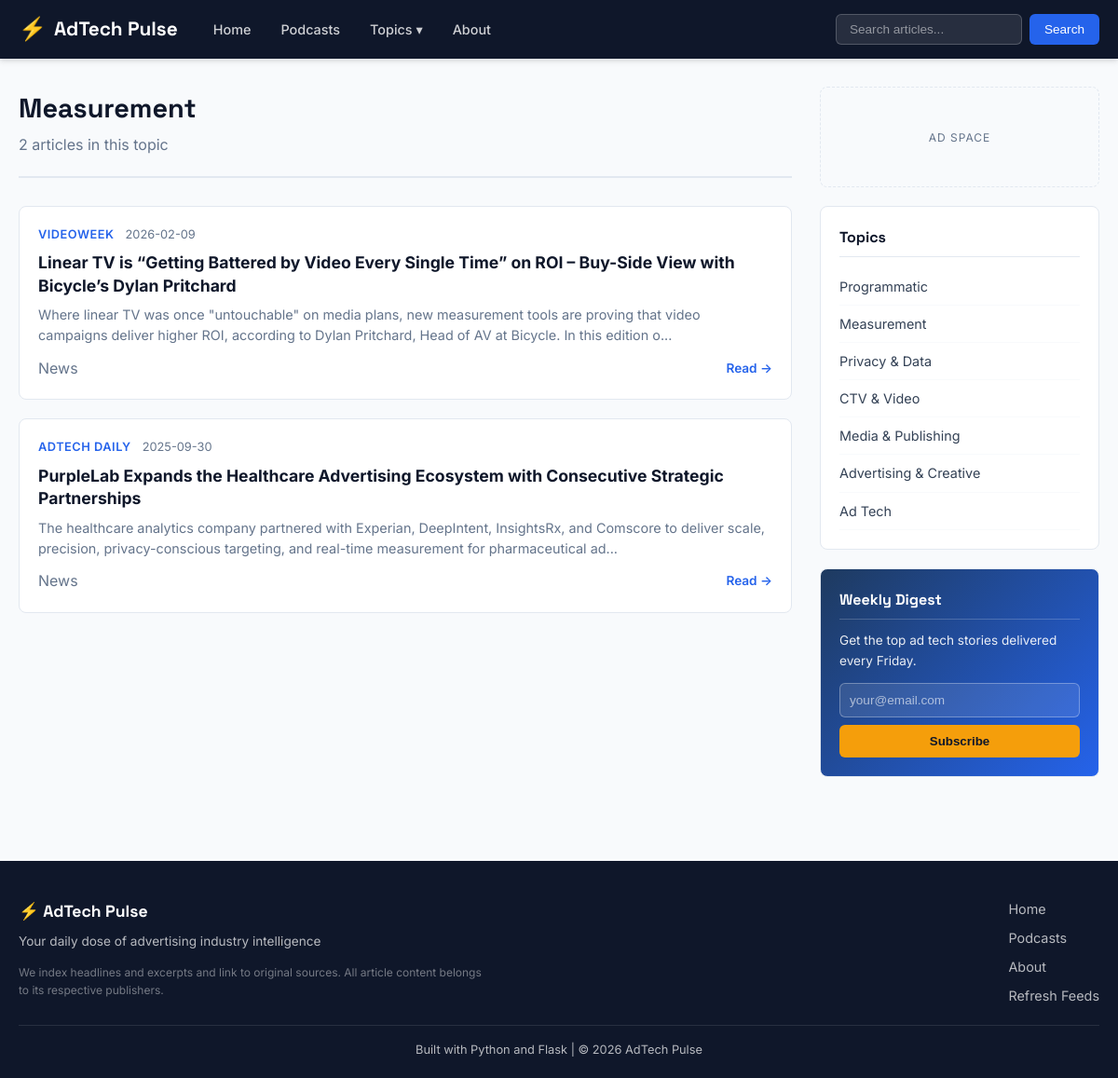
Screenshot of /category/measurement with the database file from the repository.
### tables this page shows
CREATE TABLE articles (
            id INTEGER PRIMARY KEY AUTOINCREMENT,
            title TEXT NOT NULL,
            link TEXT UNIQUE NOT NULL,
            description TEXT,
            source_name TEXT,
            source_type TEXT DEFAULT 'news',
            category TEXT DEFAULT 'general',
            published_date TEXT,
            fetched_date TEXT,
            audio_url TEXT,
            audio_duration TEXT,
            sentiment_score REAL DEFAULT 0.0,
            is_trending INTEGER DEFAULT 0
        );

### app.py (the view)
@app.route("/category/<category_name>")
def category(category_name):
    category_info = CATEGORIES.get(category_name, {})
    display_name = category_info.get("display_name", category_name.title())
    articles = get_latest_articles(limit=30, category=category_name)
    return render_template(
        "category.html",
        articles=articles,
        category_name=category_name,
        display_name=display_name,
        page_title=display_name,
    )

### app.py (called while the page is built)
@app.context_processor
def inject_globals():
    return {
        "app_name": APP_NAME,
        "app_tagline": APP_TAGLINE,
        "categories": CATEGORIES,
        "category_counts": get_category_counts(),
    }

### database.py (called while the page is built)
def get_connection():
    conn = sqlite3.connect(DB_PATH)
    conn.row_factory = sqlite3.Row
    return conn

def get_latest_articles(limit=20, source_type=None, category=None):
    conn = get_connection()
    cursor = conn.cursor()
    query = "SELECT * FROM articles WHERE 1=1"
    params = []
    if source_type:
        query += " AND source_type = ?"
        params.append(source_type)
    if category:
        query += " AND category = ?"
        params.append(category)
    query += " ORDER BY published_date DESC LIMIT ?"
    params.append(limit)
    cursor.execute(query, params)
    articles = [dict(row) for row in cursor.fetchall()]
    conn.close()
    return articles

def get_category_counts():
    conn = get_connection()
    cursor = conn.cursor()
    cursor.execute("""
        SELECT category, COUNT(*) as count
        FROM articles
        GROUP BY category
        ORDER BY count DESC
    """)
    counts = {row["category"]: row["count"] for row in cursor.fetchall()}
    conn.close()
    return counts

### templates/category.html (shortened to what this page needs)
{% extends "base.html" %}
{% block content %}
<div class="page-header">
    <h1>{{ display_name }}</h1>
    <p class="page-subtitle">{{ articles|length }} articles in this topic</p>
</div>
<div class="article-grid">
    {% for article in articles %}
    <article class="article-card">
        <div class="article-meta">
            <span class="article-source">{{ article.source_name }}</span>
            <span class="article-date">{{ article.published_date[:10] if article.published_date else 'Recent' }}</span>
        </div>
        <h3 class="article-title">
            <a href="{{ article.link }}" target="_blank" rel="noopener">{{ article.title }}</a>
        </h3>
        <p class="article-description">
            {{ article.description[:200] }}{% if article.description|length > 200 %}...{% endif %}
        </p>
        <div class="article-footer">
            <span class="article-type">{{ article.source_type }}</span>
            <a href="{{ article.link }}" target="_blank" rel="noopener" class="read-more">Read →</a>
        </div>
    </article>
    {% endfor %}
</div>
{% endblock %}

### static/css/style.css (style rules this page uses)
:root { --primary: #2563eb; --primary-dark: #1d4ed8; --secondary: #0f172a; --text: #334155; --text-light: #64748b; --bg: #f8fafc; --bg-white: #ffffff; --border: #e2e8f0; --accent: #f59e0b; --success: #10b981; --danger: #ef4444; --max-width: 1200px; --radius: 8px; --shadow: 0 1px 3px rgba(0, 0, 0, 0.1), 0 1px 2px rgba(0, 0, 0, 0.06); --shadow-md: 0 4px 6px rgba(0, 0, 0, 0.07), 0 2px 4px rgba(0, 0, 0, 0.06); }
*, *::before, *::after { margin: 0; padding: 0; box-sizing: border-box; }
body { font-family: 'Inter', -apple-system, BlinkMacSystemFont, sans-serif; color: var(--text); background-color: var(--bg); line-height: 1.6; font-size: 16px; }
a { color: var(--primary); text-decoration: none; transition: color 0.2s; }
.article-grid { display: grid; gap: 20px; }
.article-card { background: var(--bg-white); border: 1px solid var(--border); border-radius: var(--radius); padding: 20px; transition: box-shadow 0.2s, transform 0.2s; }
.article-meta { display: flex; gap: 12px; align-items: center; margin-bottom: 8px; font-size: 0.8rem; }
.article-source { color: var(--primary); font-weight: 600; text-transform: uppercase; letter-spacing: 0.5px; }
.article-date { color: var(--text-light); }
.article-type { color: var(--text-light); text-transform: capitalize; }
.article-title { font-size: 1.1rem; line-height: 1.4; margin-bottom: 8px; }
.article-title a { color: var(--secondary); transition: color 0.2s; }
.article-description { color: var(--text-light); font-size: 0.9rem; line-height: 1.5; margin-bottom: 12px; }
.article-footer { display: flex; justify-content: space-between; align-items: center; }
.read-more { font-size: 0.85rem; font-weight: 600; }
.page-header { margin-bottom: 30px; padding-bottom: 20px; border-bottom: 2px solid var(--border); }
.page-header h1 { font-family: 'Space Grotesk', sans-serif; font-size: 1.8rem; color: var(--secondary); }
.page-subtitle { color: var(--text-light); margin-top: 4px; }

### rows the page displays
articles: source_name "VIDEOWEEK", published_date "2026-02-09", title "Linear TV is “Getting Battered by Video Every Single Time” on ROI – Buy-Side View with Bicycle’s Dylan Pritchard", description "Where linear TV was once \"untouchable\" on media plans, new measurement tools are proving that video campaigns deliver higher ROI, according to Dylan Pritchard, Head of AV at Bicycle. In this edition o", source_type "News"
articles: source_name "ADTECH DAILY", published_date "2025-09-30", title "PurpleLab Expands the Healthcare Advertising Ecosystem with Consecutive Strategic Partnerships", description "The healthcare analytics company partnered with Experian, DeepIntent, InsightsRx, and Comscore to deliver scale, precision, privacy-conscious targeting, and real-time measurement for pharmaceutical ad", source_type "News"

### other values shown
{{ app_name }} "AdTech Pulse"
{{ display_name }} "Measurement"
{{ articles|length }} "2"
{{ cat.display_name }} "Programmatic" "Measurement" "Privacy & Data" "CTV & Video" "Media & Publishing" "Advertising & Creative" "Ad Tech"
{{ app_tagline }} "Your daily dose of advertising industry intelligence"
